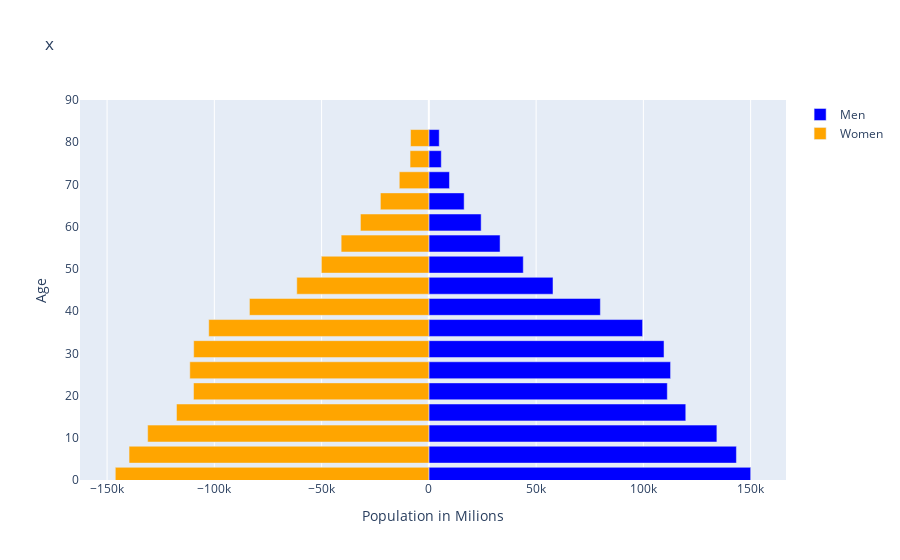
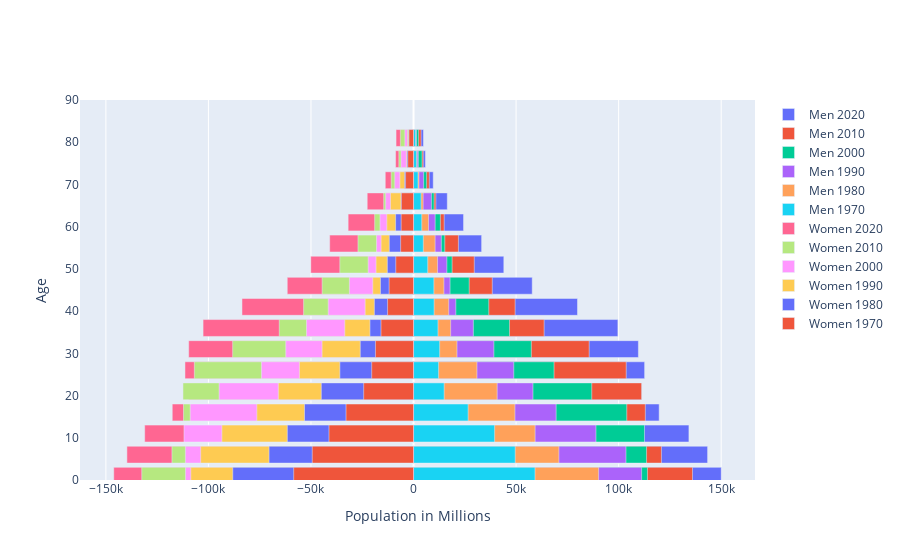

Source (notebook cell) for these figures, in order:
### Code cell
#calling pop_pyramid_df on Botswana 
result, dfz, age_rangez = pop_pyramid_df(range(0,80,5), "BWA")

py.init_notebook_mode(connected=True)

#calling graph_pop_pyramid on newly defined fpr Botswana dfz
graph_pop_pyramid(dfz, age_rangez, 2020, 'blue', 'orange')

#calling graph_pop_pyramid_years on newly defined for Botswana dfz
graph_pop_pyramid_years(dfz, age_rangez, range(2020,1960, -10))
dfz

### Figure 1 — Plotly figure (JSON) as saved in the notebook; plotly's stock layout.template omitted (floating-point values rounded to 4 significant figures)
{"data": [{"hoverinfo": "skip", "marker": {"color": "blue"}, "name": "Men", "orientation": "h", "type": "bar", "x": [150033, 143378, 134270, 119764, 111166, 112678, 109632, 99640, 79951, 57874, 44020, 33205, 24387, 16458, 9612, 5798, 4843], "y": [1, 6, 11, 16, 21, 26, 31, 36, 41, 46, 51, 56, 61, 66, 71, 76, 81]}, {"hoverinfo": "skip", "marker": {"color": "orange"}, "name": "Women", "orientation": "h", "type": "bar", "x": [-146162, -139746, -131076, -117640, -109699, -111431, -109624, -102611, -83636, -61566, -50099, -40877, -31884, -22585, -13784, -8753, -8523], "y": [1, 6, 11, 16, 21, 26, 31, 36, 41, 46, 51, 56, 61, 66, 71, 76, 81]}], "layout": {"autosize": true, "barmode": "overlay", "title": {"text": "x"}, "xaxis": {"autorange": true, "range": [-162600.0, 166500.0], "title": {"text": "Population in Milions"}, "type": "linear"}, "yaxis": {"range": [0, 90], "title": {"text": "Age"}, "type": "linear"}}}

### Figure 2 — Plotly figure (JSON) as saved in the notebook; plotly's stock layout.template omitted (floating-point values rounded to 4 significant figures)
{"data": [{"hoverinfo": "skip", "name": "Men 2020", "orientation": "h", "type": "bar", "x": [150033, 143378, 134270, 119764, 111166, 112678, 109632, 99640, 79951, 57874, 44020, 33205, 24387, 16458, 9612, 5798, 4843], "y": [1, 6, 11, 16, 21, 26, 31, 36, 41, 46, 51, 56, 61, 66, 71, 76, 81]}, {"hoverinfo": "skip", "name": "Men 2010", "orientation": "h", "type": "bar", "x": [136009, 120876, 112088, 113015, 111207, 103704, 85644, 63677, 49539, 38394, 29613, 21888, 14950, 10899, 7676, 4751, 3702], "y": [1, 6, 11, 16, 21, 26, 31, 36, 41, 46, 51, 56, 61, 66, 71, 76, 81]}, {"hoverinfo": "skip", "name": "Men 2000", "orientation": "h", "type": "bar", "x": [114055, 113613, 112617, 103972, 86888, 68506, 57451, 46802, 36688, 27148, 18808, 15241, 13097, 10031, 6394, 4155, 2479], "y": [1, 6, 11, 16, 21, 26, 31, 36, 41, 46, 51, 56, 61, 66, 71, 76, 81]}, {"hoverinfo": "skip", "name": "Men 1990", "orientation": "h", "type": "bar", "x": [111208, 103581, 88944, 69531, 58228, 48875, 39182, 29170, 20620, 17812, 16247, 13554, 10547, 8722, 4912, 2337, 1398], "y": [1, 6, 11, 16, 21, 26, 31, 36, 41, 46, 51, 56, 61, 66, 71, 76, 81]}, {"hoverinfo": "skip", "name": "Men 1980", "orientation": "h", "type": "bar", "x": [90236, 70877, 59280, 49444, 40783, 30928, 21190, 18108, 17161, 14820, 11716, 10516, 7316, 4688, 2653, 1750, 1087], "y": [1, 6, 11, 16, 21, 26, 31, 36, 41, 46, 51, 56, 61, 66, 71, 76, 81]}, {"hoverinfo": "skip", "name": "Men 1970", "orientation": "h", "type": "bar", "x": [59232, 49578, 39536, 26626, 14929, 12211, 12742, 11916, 10031, 9923, 6919, 4763, 4006, 3679, 2191, 1511, 1031], "y": [1, 6, 11, 16, 21, 26, 31, 36, 41, 46, 51, 56, 61, 66, 71, 76, 81]}, {"hoverinfo": "skip", "name": "Women 2020", "orientation": "h", "type": "bar", "x": [-146162, -139746, -131076, -117640, -109699, -111431, -109624, -102611, -83636, -61566, -50099, -40877, -31884, -22585, -13784, -8753, -8523], "y": [1, 6, 11, 16, 21, 26, 31, 36, 41, 46, 51, 56, 61, 66, 71, 76, 81]}, {"hoverinfo": "skip", "name": "Women 2010", "orientation": "h", "type": "bar", "x": [-132496, -117783, -109567, -112155, -112415, -106858, -88185, -65468, -53597, -44556, -35929, -27082, -18945, -14547, -10888, -7159, -6405], "y": [1, 6, 11, 16, 21, 26, 31, 36, 41, 46, 51, 56, 61, 66, 71, 76, 81]}, {"hoverinfo": "skip", "name": "Women 2000", "orientation": "h", "type": "bar", "x": [-111189, -111227, -111915, -108875, -94808, -74137, -62294, -52172, -41588, -31257, -22119, -18037, -16365, -13590, -9157, -6095, -4220], "y": [1, 6, 11, 16, 21, 26, 31, 36, 41, 46, 51, 56, 61, 66, 71, 76, 81]}, {"hoverinfo": "skip", "name": "Women 1990", "orientation": "h", "type": "bar", "x": [-108579, -103768, -93429, -76373, -65915, -55620, -44582, -33513, -23583, -19859, -18267, -15800, -13008, -11234, -6638, -3482, -2948], "y": [1, 6, 11, 16, 21, 26, 31, 36, 41, 46, 51, 56, 61, 66, 71, 76, 81]}, {"hoverinfo": "skip", "name": "Women 1980", "orientation": "h", "type": "bar", "x": [-88131, -70440, -61536, -53156, -44972, -35914, -25970, -21239, -19096, -16124, -12773, -11816, -8731, -6124, -4364, -3215, -2433], "y": [1, 6, 11, 16, 21, 26, 31, 36, 41, 46, 51, 56, 61, 66, 71, 76, 81]}, {"hoverinfo": "skip", "name": "Women 1970", "orientation": "h", "type": "bar", "x": [-58432, -49380, -41226, -32909, -24306, -20401, -18561, -15856, -12656, -11908, -8658, -6291, -6030, -5923, -3869, -2806, -2212], "y": [1, 6, 11, 16, 21, 26, 31, 36, 41, 46, 51, 56, 61, 66, 71, 76, 81]}], "layout": {"autosize": true, "barmode": "overlay", "xaxis": {"autorange": true, "range": [-162600.0, 166500.0], "title": {"text": "Population in Millions"}, "type": "linear"}, "yaxis": {"range": [0, 90], "title": {"text": "Age"}, "type": "linear"}}}
